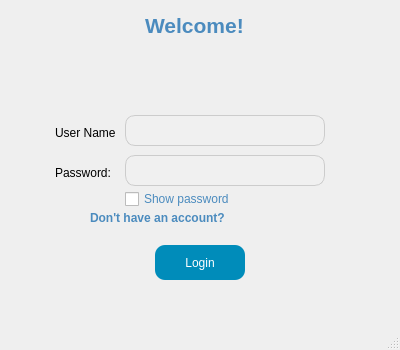
<?xml version="1.0" encoding="UTF-8"?>
<ui version="4.0">
 <class>MainWindow</class>
 <widget class="QMainWindow" name="MainWindow">
  <property name="geometry">
   <rect>
    <x>0</x>
    <y>0</y>
    <width>400</width>
    <height>350</height>
   </rect>
  </property>
  <property name="windowTitle">
   <string>MainWindow</string>
  </property>
  <widget class="QWidget" name="centralwidget">
   <widget class="QLabel" name="label">
    <property name="geometry">
     <rect>
      <x>145</x>
      <y>10</y>
      <width>111</width>
      <height>31</height>
     </rect>
    </property>
    <property name="font">
     <font>
      <pointsize>16</pointsize>
      <weight>75</weight>
      <bold>true</bold>
     </font>
    </property>
    <property name="styleSheet">
     <string>
      color: #4B8BBE;
     </string>
    </property>
    <property name="text">
     <string>Welcome!</string>
    </property>
   </widget>
   <widget class="QLabel" name="label_2">
    <property name="geometry">
     <rect>
      <x>55</x>
      <y>125</y>
      <width>61</width>
      <height>16</height>
     </rect>
    </property>
    <property name="text">
     <string>User Name:</string>
    </property>
   </widget>
   <widget class="QLabel" name="label_3">
    <property name="geometry">
     <rect>
      <x>55</x>
      <y>165</y>
      <width>61</width>
      <height>16</height>
     </rect>
    </property>
    <property name="text">
     <string>Password:</string>
    </property>
   </widget>
   <widget class="QLineEdit" name="lineEdit_userName">
    <property name="geometry">
     <rect>
      <x>125</x>
      <y>115</y>
      <width>200</width>
      <height>31</height>
     </rect>
    </property>
    <property name="styleSheet">
     <string notr="true">
      background-color: #f0f0f0;
      border: 1px solid #ccc;
      border-radius: 10px;
      padding: 5px;
     </string>
    </property>
   </widget>
   <widget class="QLineEdit" name="lineEdit_password">
    <property name="geometry">
     <rect>
      <x>125</x>
      <y>155</y>
      <width>200</width>
      <height>31</height>
     </rect>
    </property>
    <property name="styleSheet">
     <string>
      background-color: #f0f0f0;
      border: 1px solid #ccc;
      border-radius: 10px;
      padding: 5px;
     </string>
    </property>
   </widget>
   <widget class="QCheckBox" name="checkBox_showPassword">
    <property name="geometry">
     <rect>
      <x>125</x>
      <y>189</y>
      <width>150</width>
      <height>20</height>
     </rect>
    </property>
    <property name="cursor">
     <cursorShape>PointingHandCursor</cursorShape>
    </property>
    <property name="styleSheet">
     <string notr="true">color: #4B8BBE;</string>
    </property>
    <property name="text">
     <string>Show password</string>
    </property>
   </widget>
   <widget class="QPushButton" name="pushButton_login">
    <property name="geometry">
     <rect>
      <x>155</x>
      <y>245</y>
      <width>90</width>
      <height>35</height>
     </rect>
    </property>
    <property name="styleSheet">
     <string>
      background-color: #008CBA;
      color: white;
      border-radius: 10px;
      padding: 5px;
     </string>
    </property>
    <property name="text">
     <string>Login</string>
    </property>
   </widget>
   <widget class="QLabel" name="label_4">
    <property name="geometry">
     <rect>
      <x>90</x>
      <y>210</y>
      <width>141</width>
      <height>16</height>
     </rect>
    </property>
    <property name="font">
     <font>
      <weight>75</weight>
      <bold>true</bold>
     </font>
    </property>
    <property name="mouseTracking">
     <bool>false</bool>
    </property>
    <property name="styleSheet">
     <string notr="true">color: #4B8BBE;</string>
    </property>
    <property name="text">
     <string>Don't have an account?</string>
    </property>
   </widget>
   <widget class="QLabel" name="label_5">
    <property name="geometry">
     <rect>
      <x>170</x>
      <y>45</y>
      <width>61</width>
      <height>61</height>
     </rect>
    </property>
    <property name="text">
     <string/>
    </property>
    <property name="pixmap">
     <pixmap>../cyber project/Logo project.png</pixmap>
    </property>
    <property name="scaledContents">
     <bool>true</bool>
    </property>
   </widget>
   <widget class="QLabel" name="label_6">
    <property name="geometry">
     <rect>
      <x>170</x>
      <y>45</y>
      <width>61</width>
      <height>61</height>
     </rect>
    </property>
    <property name="text">
     <string/>
    </property>
    <property name="pixmap">
     <pixmap>../../cyber project/Logo project.png</pixmap>
    </property>
    <property name="scaledContents">
     <bool>true</bool>
    </property>
    <property name="openExternalLinks">
     <bool>false</bool>
    </property>
   </widget>
  </widget>
  <widget class="QMenuBar" name="menubar">
   <property name="geometry">
    <rect>
     <x>0</x>
     <y>0</y>
     <width>400</width>
     <height>21</height>
    </rect>
   </property>
  </widget>
  <widget class="QStatusBar" name="statusbar"/>
 </widget>
 <resources/>
 <connections/>
</ui>
